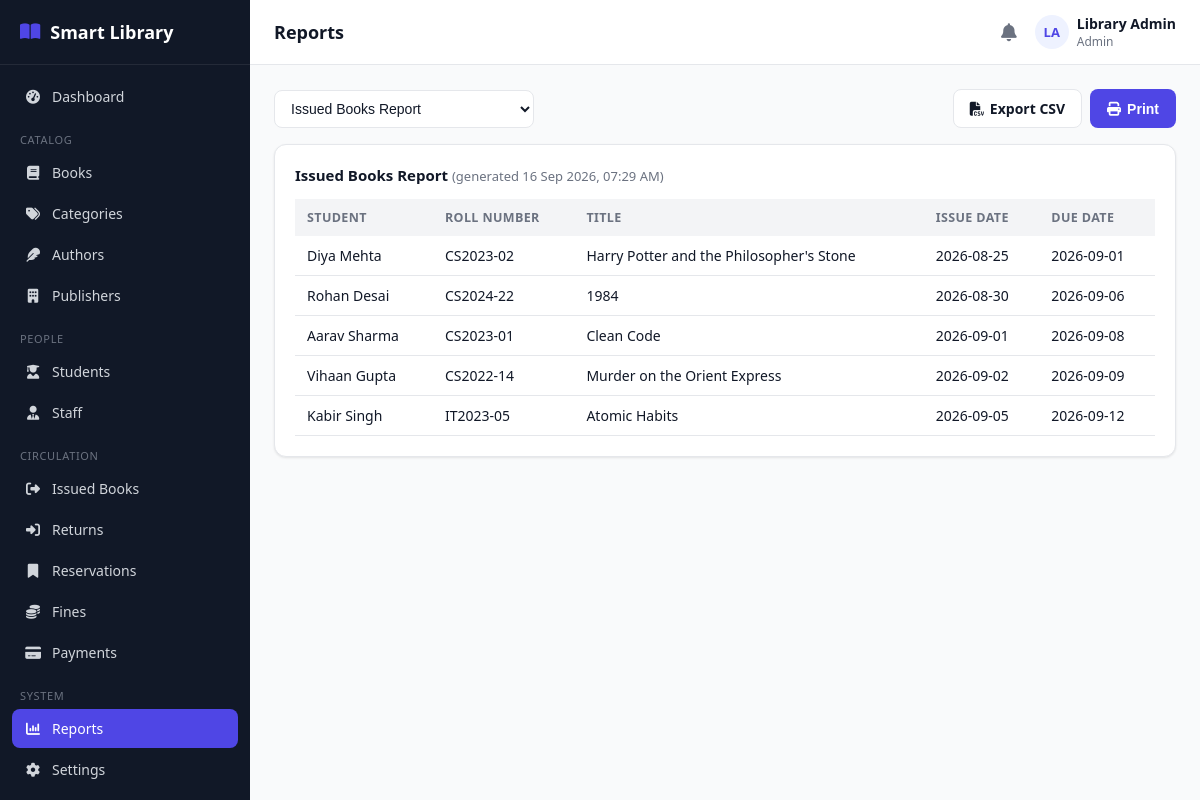
Screenshot of /admin/reports.php (signed in) with the database file from the repository.
### tables this page shows
CREATE TABLE book_issues (
    id INT AUTO_INCREMENT PRIMARY KEY,
    student_id INT NOT NULL,
    book_id INT NOT NULL,
    issued_by INT DEFAULT NULL,           
    issue_date DATE NOT NULL,
    due_date DATE NOT NULL,
    return_date DATE DEFAULT NULL,
    status ENUM('issued','returned','overdue','lost') NOT NULL DEFAULT 'issued',
    created_at TIMESTAMP DEFAULT CURRENT_TIMESTAMP,
    FOREIGN KEY (student_id) REFERENCES students(id) ON DELETE CASCADE,
    FOREIGN KEY (book_id) REFERENCES books(id) ON DELETE CASCADE,
    FOREIGN KEY (issued_by) REFERENCES users(id) ON DELETE SET NULL
);

CREATE TABLE users (
    id INT AUTO_INCREMENT PRIMARY KEY,
    name VARCHAR(120) NOT NULL,
    email VARCHAR(150) NOT NULL UNIQUE,
    password VARCHAR(255) NOT NULL,
    role ENUM('admin','librarian','student') NOT NULL,
    phone VARCHAR(20) DEFAULT NULL,
    photo VARCHAR(255) DEFAULT NULL,
    status ENUM('active','inactive') NOT NULL DEFAULT 'active',
    reset_token VARCHAR(255) DEFAULT NULL,
    reset_expires DATETIME DEFAULT NULL,
    created_at TIMESTAMP DEFAULT CURRENT_TIMESTAMP,
    updated_at TIMESTAMP DEFAULT CURRENT_TIMESTAMP ON UPDATE CURRENT_TIMESTAMP
);

CREATE TABLE students (
    id INT AUTO_INCREMENT PRIMARY KEY,
    user_id INT NOT NULL,
    roll_number VARCHAR(40) NOT NULL UNIQUE,
    course VARCHAR(100) DEFAULT NULL,
    department VARCHAR(100) DEFAULT NULL,
    year VARCHAR(20) DEFAULT NULL,
    division VARCHAR(20) DEFAULT NULL,
    address VARCHAR(255) DEFAULT NULL,
    registration_date DATE NOT NULL,
    max_books INT NOT NULL DEFAULT 3,
    created_at TIMESTAMP DEFAULT CURRENT_TIMESTAMP,
    updated_at TIMESTAMP DEFAULT CURRENT_TIMESTAMP ON UPDATE CURRENT_TIMESTAMP,
    FOREIGN KEY (user_id) REFERENCES users(id) ON DELETE CASCADE
);

CREATE TABLE books (
    id INT AUTO_INCREMENT PRIMARY KEY,
    isbn VARCHAR(30) NOT NULL UNIQUE,
    title VARCHAR(200) NOT NULL,
    author_id INT DEFAULT NULL,
    category_id INT DEFAULT NULL,
    publisher_id INT DEFAULT NULL,
    publication_year YEAR DEFAULT NULL,
    edition VARCHAR(30) DEFAULT NULL,
    language VARCHAR(40) DEFAULT 'English',
    pages INT DEFAULT NULL,
    price DECIMAL(10,2) DEFAULT 0.00,
    shelf_number VARCHAR(30) DEFAULT NULL,
    total_copies INT NOT NULL DEFAULT 1,
    available_copies INT NOT NULL DEFAULT 1,
    description TEXT DEFAULT NULL,
    image VARCHAR(255) DEFAULT NULL,
    status ENUM('active','inactive') NOT NULL DEFAULT 'active',
    created_at TIMESTAMP DEFAULT CURRENT_TIMESTAMP,
    updated_at TIMESTAMP DEFAULT CURRENT_TIMESTAMP ON UPDATE CURRENT_TIMESTAMP,
    FOREIGN KEY (author_id) REFERENCES authors(id) ON DELETE SET NULL,
    FOREIGN KEY (category_id) REFERENCES categories(id) ON DELETE SET NULL,
    FOREIGN KEY (publisher_id) REFERENCES publishers(id) ON DELETE SET NULL,
    INDEX idx_title (title),
    INDEX idx_isbn (isbn)
);

### includes/functions.php (called while the page is built, shortened)
<?php
function e($value) {
    return htmlspecialchars($value ?? '', ENT_QUOTES, 'UTF-8');
}

### admin/reports.php (the view, shortened to what this page needs)
<?php
require_once __DIR__ . '/../includes/functions.php';
require_once __DIR__ . '/../includes/auth-check.php';
$reportType = $_GET['type'] ?? 'issued';
$labels = [
    'total_books' => 'Total Books Report', 'available' => 'Available Books Report', 'issued' => 'Issued Books Report',
    'returned' => 'Returned Books Report', 'overdue' => 'Overdue Books Report', 'fines' => 'Fine Report',
    'payments' => 'Payment Report', 'student_borrow' => 'Student Borrowing Report', 'most_borrowed' => 'Most Borrowed Books',
    'category_wise' => 'Category-wise Books', 'monthly' => 'Monthly Issue Report',
];
$rows = $pdo->query($reportQueries[$reportType])->fetchAll();
$columns = $rows ? array_keys($rows[0]) : [];
include __DIR__ . '/../includes/header.php';
?>
<div class="table-toolbar no-print">
    <select class="form-control" style="width:260px;" onchange="window.location='reports.php?type='+this.value">
        <?php foreach ($labels as $key => $label): ?>
            <option value="<?= $key ?>" <?= $reportType === $key ? 'selected' : '' ?>><?= e($label) ?></option>
        <?php endforeach; ?>
    </select>
    <div class="flex gap-2">
        <a class="btn btn-outline" href="reports.php?type=<?= $reportType ?>&export=csv"><i class="fa-solid fa-file-csv"></i> Export CSV</a>
        <button class="btn btn-primary" onclick="window.print()"><i class="fa-solid fa-print"></i> Print</button>
    </div>
</div>
<div class="card">
    <h3><?= e($labels[$reportType]) ?> <span class="text-muted" style="font-weight:400; font-size:13px;">(generated <?= date('d M Y, h:i A') ?>)</span></h3>
    <?php if (!$rows): ?>
        <div class="empty-state"><i class="fa-solid fa-chart-column"></i>No data available for this report.</div>
    <?php else: ?>
    <div class="table-wrap">
        <table class="data-table">
            <thead><tr><?php foreach ($columns as $c): ?><th><?= e(ucwords(str_replace('_',' ',$c))) ?></th><?php endforeach; ?></tr></thead>
            <tbody>
            <?php foreach ($rows as $r): ?>
                <tr><?php foreach ($r as $col => $val): ?>
                    <td><?= e(is_null($val) ? '—' : $val) ?></td>
                <?php endforeach; ?></tr>
            <?php endforeach; ?>
            </tbody>
        </table>
    </div>
    <?php endif; ?>
</div>
<?php include __DIR__ . '/../includes/footer.php'; ?>

### assets/css/style.css (style rules this page uses)
:root { --primary: #4f46e5; --primary-dark: #4338ca; --primary-light: #eef2ff; --success: #16a34a; --success-light: #dcfce7; --warning: #ca8a04; --warning-light: #fef9c3; --danger: #dc2626; --danger-light: #fee2e2; --gray: #6b7280; --gray-light: #f3f4f6; --border: #e5e7eb; --text: #111827; --text-muted: #6b7280; --bg: #f9fafb; --white: #ffffff; --sidebar-w: 250px; --radius: 12px; --shadow: 0 1px 3px rgba(0,0,0,0.06), 0 1px 2px rgba(0,0,0,0.04); }
* { box-sizing: border-box; }
body { margin: 0; font-family: 'Segoe UI', system-ui, -apple-system, Roboto, sans-serif; background: var(--bg); color: var(--text); font-size: 15px; }
a { color: var(--primary); text-decoration: none; }
.card { background: var(--white); border: 1px solid var(--border); border-radius: var(--radius); box-shadow: var(--shadow); padding: 20px; }
.card h3 { margin: 0 0 14px; font-size: 15px; font-weight: 700; }
.btn { display: inline-flex; align-items: center; gap: 6px; padding: 9px 16px; border-radius: 8px; border: 1px solid transparent; font-size: 14px; font-weight: 600; cursor: pointer; text-decoration: none; }
.btn-primary { background: var(--primary); color: #fff; }
.btn-outline { background: #fff; border-color: var(--border); color: var(--text); }
.form-control { width: 100%; padding: 9px 12px; border: 1px solid var(--border); border-radius: 8px; font-size: 14px; background: #fff; color: var(--text); }
.table-wrap { overflow-x: auto; }
table.data-table { width: 100%; border-collapse: collapse; font-size: 14px; }
.data-table th { text-align: left; padding: 10px 12px; background: var(--gray-light); font-weight: 700; font-size: 12.5px; text-transform: uppercase; letter-spacing: 0.03em; color: var(--text-muted); white-space: nowrap; }
.data-table td { padding: 10px 12px; border-bottom: 1px solid var(--border); vertical-align: middle; }
.table-toolbar { display: flex; justify-content: space-between; align-items: center; margin-bottom: 16px; gap: 12px; flex-wrap: wrap; }
.text-muted { color: var(--text-muted); }
.flex { display: flex; }
.gap-2 { gap: 8px; }

### rows the page displays
book_issues: users.name "Diya Mehta", student.roll_number "CS2023-02", book.title "Harry Potter and the Philosopher's Stone", issue_date "2026-08-25", due_date "2026-09-01"
book_issues: users.name "Rohan Desai", student.roll_number "CS2024-22", book.title "1984", issue_date "2026-08-30", due_date "2026-09-06"
book_issues: users.name "Aarav Sharma", student.roll_number "CS2023-01", book.title "Clean Code", issue_date "2026-09-01", due_date "2026-09-08"
book_issues: users.name "Vihaan Gupta", student.roll_number "CS2022-14", book.title "Murder on the Orient Express", issue_date "2026-09-02", due_date "2026-09-09"
book_issues: users.name "Kabir Singh", student.roll_number "IT2023-05", book.title "Atomic Habits", issue_date "2026-09-05", due_date "2026-09-12"

### other values shown
$label "Dashboard"
$item['_section'] "CATALOG"
$label "Books"
$label "Categories"
$label "Authors"
$label "Publishers"
$item['_section'] "PEOPLE"
$label "Students"
$label "Staff"
$item['_section'] "CIRCULATION"
$label "Issued Books"
$label "Returns"
$label "Reservations"
$label "Fines"
$label "Payments"
